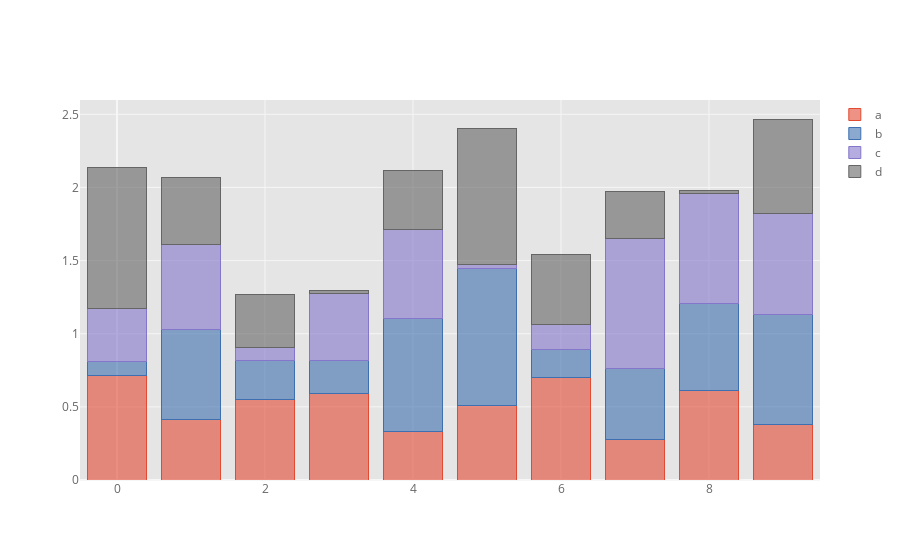

Source (notebook cell):
### Markdown cell above
To produce a stacked bar plot, use `barmode=stack`

### Code cell
df.iplot(kind='bar',barmode='stack')

### Figure 1 — Plotly figure (JSON) as saved in the notebook; plotly's stock layout.template omitted (floating-point values rounded to 4 significant figures)
{"data": [{"marker": {"color": "rgba(226, 74, 51, 0.6)", "line": {"color": "rgba(226, 74, 51, 1.0)", "width": 1}}, "name": "a", "orientation": "v", "text": "", "type": "bar", "x": [0, 1, 2, 3, 4, 5, 6, 7, 8, 9], "y": [0.7172, 0.4123, 0.5536, 0.5907, 0.3321, 0.5103, 0.7039, 0.277, 0.6151, 0.3763]}, {"marker": {"color": "rgba(62, 111, 176, 0.6)", "line": {"color": "rgba(62, 111, 176, 1.0)", "width": 1}}, "name": "b", "orientation": "v", "text": "", "type": "bar", "x": [0, 1, 2, 3, 4, 5, 6, 7, 8, 9], "y": [0.09485, 0.6176, 0.2653, 0.2257, 0.775, 0.9326, 0.1888, 0.4859, 0.5923, 0.754]}, {"marker": {"color": "rgba(132, 118, 202, 0.6)", "line": {"color": "rgba(132, 118, 202, 1.0)", "width": 1}}, "name": "c", "orientation": "v", "text": "", "type": "bar", "x": [0, 1, 2, 3, 4, 5, 6, 7, 8, 9], "y": [0.3633, 0.5823, 0.08393, 0.4568, 0.6066, 0.03159, 0.1712, 0.8905, 0.7492, 0.6886]}, {"marker": {"color": "rgba(101, 101, 101, 0.6)", "line": {"color": "rgba(101, 101, 101, 1.0)", "width": 1}}, "name": "d", "orientation": "v", "text": "", "type": "bar", "x": [0, 1, 2, 3, 4, 5, 6, 7, 8, 9], "y": [0.9644, 0.4536, 0.3661, 0.02216, 0.405, 0.9318, 0.4758, 0.319, 0.02446, 0.649]}], "layout": {"barmode": "stack", "legend": {"bgcolor": "#FFFFFF", "font": {"color": "#666666"}, "traceorder": "normal"}, "paper_bgcolor": "#FFFFFF", "plot_bgcolor": "#E5E5E5", "title": {"font": {"color": "#151516"}, "x": 0.5}, "xaxis": {"gridcolor": "#F6F6F6", "showgrid": true, "tickfont": {"color": "#666666"}, "title": {"font": {"color": "#666666"}, "text": ""}, "zerolinecolor": "#F6F6F6"}, "yaxis": {"gridcolor": "#F6F6F6", "showgrid": true, "tickfont": {"color": "#666666"}, "title": {"font": {"color": "#666666"}, "text": ""}, "zerolinecolor": "#F6F6F6"}}}
